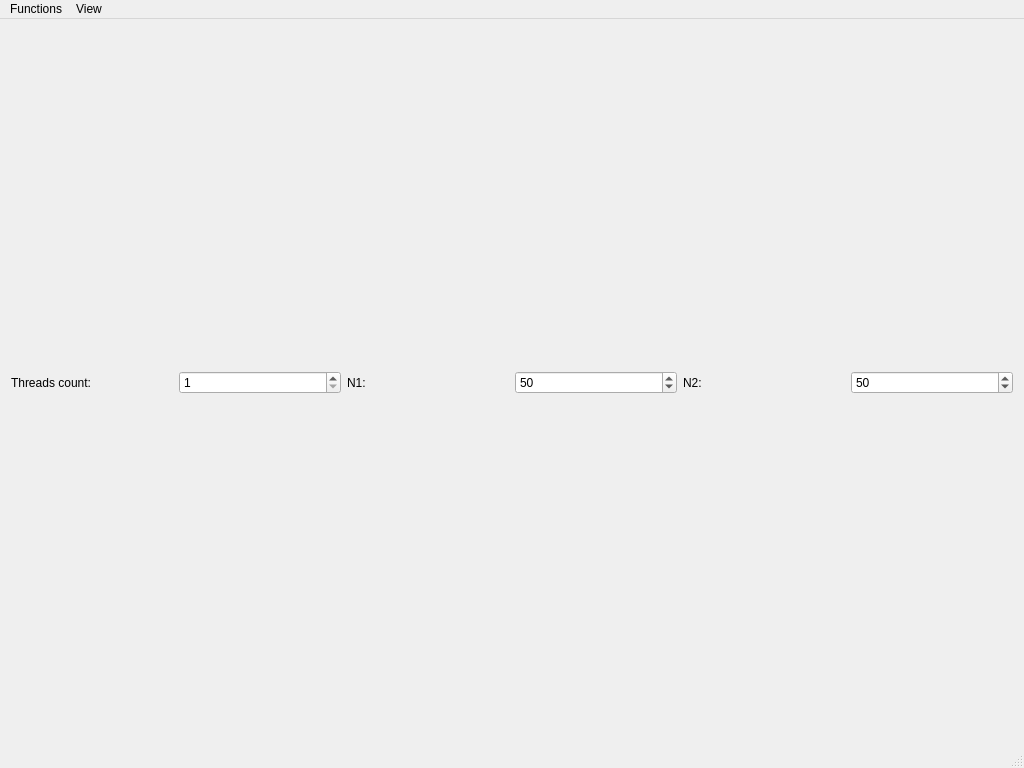
<?xml version="1.0" encoding="UTF-8"?>
<ui version="4.0">
 <class>main_window</class>
 <widget class="QMainWindow" name="main_window">
  <property name="geometry">
   <rect>
    <x>0</x>
    <y>0</y>
    <width>1024</width>
    <height>768</height>
   </rect>
  </property>
  <property name="windowTitle">
   <string>main_window</string>
  </property>
  <widget class="QWidget" name="centralWidget">
   <layout class="QVBoxLayout" name="verticalLayout">
    <item>
     <layout class="QHBoxLayout" name="horizontalLayout">
      <item>
       <widget class="QLabel" name="threads_label">
        <property name="text">
         <string>Threads count:</string>
        </property>
       </widget>
      </item>
      <item>
       <widget class="QSpinBox" name="threads_box">
        <property name="minimum">
         <number>1</number>
        </property>
        <property name="maximum">
         <number>1000</number>
        </property>
       </widget>
      </item>
      <item>
       <widget class="QLabel" name="n1_label">
        <property name="text">
         <string>N1:</string>
        </property>
       </widget>
      </item>
      <item>
       <widget class="QSpinBox" name="n1_box">
        <property name="minimum">
         <number>10</number>
        </property>
        <property name="maximum">
         <number>2000</number>
        </property>
        <property name="value">
         <number>50</number>
        </property>
       </widget>
      </item>
      <item>
       <widget class="QLabel" name="n2_label">
        <property name="text">
         <string>N2:</string>
        </property>
       </widget>
      </item>
      <item>
       <widget class="QSpinBox" name="n2_box">
        <property name="minimum">
         <number>10</number>
        </property>
        <property name="maximum">
         <number>2000</number>
        </property>
        <property name="value">
         <number>50</number>
        </property>
       </widget>
      </item>
     </layout>
    </item>
   </layout>
  </widget>
  <widget class="QMenuBar" name="menuBar">
   <property name="geometry">
    <rect>
     <x>0</x>
     <y>0</y>
     <width>1024</width>
     <height>25</height>
    </rect>
   </property>
   <widget class="QMenu" name="function_menu">
    <property name="title">
     <string>Functions</string>
    </property>
    <addaction name="sin"/>
    <addaction name="x2y2"/>
    <addaction name="linear"/>
    <addaction name="x2x"/>
   </widget>
   <widget class="QMenu" name="menuView">
    <property name="title">
     <string>View</string>
    </property>
    <addaction name="menu_func"/>
    <addaction name="menu_approx"/>
    <addaction name="menu_both"/>
    <addaction name="separator"/>
    <addaction name="menu_mesh"/>
   </widget>
   <addaction name="function_menu"/>
   <addaction name="menuView"/>
  </widget>
  <widget class="QStatusBar" name="statusBar"/>
  <action name="sin">
   <property name="text">
    <string>sin (x^2 + y^2)</string>
   </property>
  </action>
  <action name="x2y2">
   <property name="text">
    <string>x^2 + y^2</string>
   </property>
  </action>
  <action name="linear">
   <property name="text">
    <string>x + y</string>
   </property>
  </action>
  <action name="x2x">
   <property name="text">
    <string>x^2 + x</string>
   </property>
  </action>
  <action name="menu_func">
   <property name="text">
    <string>only function</string>
   </property>
  </action>
  <action name="menu_approx">
   <property name="text">
    <string>only approximation</string>
   </property>
  </action>
  <action name="menu_both">
   <property name="text">
    <string>function and approximation</string>
   </property>
  </action>
  <action name="menu_res">
   <property name="text">
    <string>residual</string>
   </property>
  </action>
  <action name="menu_mesh">
   <property name="text">
    <string>mesh</string>
   </property>
  </action>
 </widget>
 <layoutdefault spacing="6" margin="11"/>
 <resources/>
 <connections/>
</ui>
